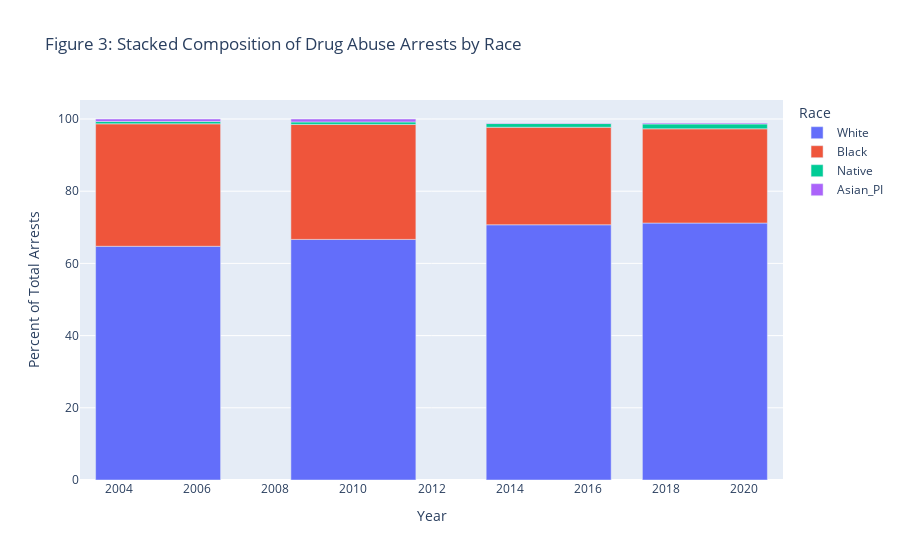

The notebook cell saved with this chart:
### Markdown cell above
These absolute figures may conceal an important issue: Among all the arrested individuals, which groups were subjected to the greatest pressure during the law enforcement process? In Figure 2, I standardized these figures by dividing the number of arrests for each group by the proportion of total arrests each year. At all four time points, the proportion of arrested whites rose from approximately 64% to approximately 71%. This increase coincided with the intensification of prosecutions for opioid drugs, especially in predominantly white suburban areas - an area of law enforcement previously not addressed by the US criminal justice system. The proportion of blacks slightly decreased - from 33% in 2005 to 26% in 2019 - but this decline masked a substantive policy change: As white opioid users attracted new law enforcement attention, black communities still suffered from excessive law enforcement due to crimes that had become the focus of "the drug war" strategies. Meanwhile, the proportions of Native Americans and Asians remained at approximately 1.5%.

**Stacked Composition**

### Code cell
fig3 = px.bar(
    df_pct, x="Year",
    y=["White","Black","Native","Asian_PI"],
    title="Figure 3: Stacked Composition of Drug Abuse Arrests by Race",
    labels={"value":"Percent of Total Arrests", "variable":"Race"}
)
fig3.show()

### Figure 1 — Plotly figure (JSON) as saved in the notebook; plotly's stock layout.template omitted (floating-point values rounded to 4 significant figures)
{"data": [{"alignmentgroup": "True", "hovertemplate": "Race=White<br>Year=%{x}<br>Percent of Total Arrests=%{y}<extra></extra>", "legendgroup": "White", "marker": {"color": "#636efa", "pattern": {"shape": ""}}, "name": "White", "offsetgroup": "White", "orientation": "v", "showlegend": true, "textposition": "auto", "type": "bar", "x": [2005, 2010, 2015, 2019], "xaxis": "x", "y": [64.75, 66.65, 70.7, 71.18], "yaxis": "y"}, {"alignmentgroup": "True", "hovertemplate": "Race=Black<br>Year=%{x}<br>Percent of Total Arrests=%{y}<extra></extra>", "legendgroup": "Black", "marker": {"color": "#EF553B", "pattern": {"shape": ""}}, "name": "Black", "offsetgroup": "Black", "orientation": "v", "showlegend": true, "textposition": "auto", "type": "bar", "x": [2005, 2010, 2015, 2019], "xaxis": "x", "y": [33.92, 31.85, 27.01, 26.11], "yaxis": "y"}, {"alignmentgroup": "True", "hovertemplate": "Race=Native<br>Year=%{x}<br>Percent of Total Arrests=%{y}<extra></extra>", "legendgroup": "Native", "marker": {"color": "#00cc96", "pattern": {"shape": ""}}, "name": "Native", "offsetgroup": "Native", "orientation": "v", "showlegend": true, "textposition": "auto", "type": "bar", "x": [2005, 2010, 2015, 2019], "xaxis": "x", "y": [0.6462, 0.69, 1.031, 1.34], "yaxis": "y"}, {"alignmentgroup": "True", "hovertemplate": "Race=Asian_PI<br>Year=%{x}<br>Percent of Total Arrests=%{y}<extra></extra>", "legendgroup": "Asian_PI", "marker": {"color": "#ab63fa", "pattern": {"shape": ""}}, "name": "Asian_PI", "offsetgroup": "Asian_PI", "orientation": "v", "showlegend": true, "textposition": "auto", "type": "bar", "x": [2005, 2010, 2015, 2019], "xaxis": "x", "y": [0.69, 0.8133, 0.1625, 0.2473], "yaxis": "y"}], "layout": {"autosize": true, "barmode": "relative", "legend": {"title": {"text": "Race"}, "tracegroupgap": 0}, "title": {"text": "Figure 3: Stacked Composition of Drug Abuse Arrests by Race"}, "xaxis": {"anchor": "y", "autorange": true, "domain": [0, 1], "range": [2003, 2021], "title": {"text": "Year"}, "type": "linear"}, "yaxis": {"anchor": "x", "autorange": true, "domain": [0, 1], "range": [0, 105.3], "title": {"text": "Percent of Total Arrests"}, "type": "linear"}}}
